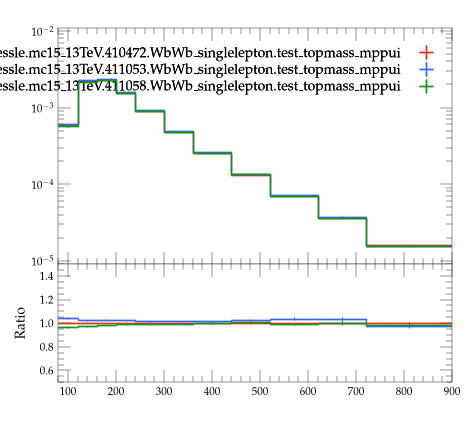

The Python source for this figure:
#! /usr/bin/env python3

# This Python script was auto-generated using YODA v2.1.2.
# Analysis object: /WbWb_singlelepton/m_minimax
# Timestamp: 07-08-2026 (09:26:45)

import matplotlib as mpl
import matplotlib.pyplot as plt
mpl.use('Agg') # comment out for interactive use
import os
import numpy as np
from numpy import nan, inf

plotDir = os.path.split(os.path.realpath(__file__))[0]
if 'YODA_USER_PLOT_PATH' in globals():
    plot_outdir = globals()['YODA_USER_PLOT_PATH']
else:
    plot_outdir = plotDir

#plot style
plt.style.use(os.path.join(plotDir, '../default.mplstyle'))
# plot metadata
figW, figH = plt.rcParams['figure.figsize']
ax_xLabel = ''
ax_yLabel = ''
ax_title  = ''
ax_xScale = 'linear'
ax_yScale = 'log'
xLims = (80.0, 900.0)
yLims = (9e-06, 0.011000000000000001)

# TeX-friendly labels for the legend
labels = {
  'legend' : ([ r"user.johessle.mc15\_13TeV.410472.WbWb\_singlelepton.test\_topmass\_mppui", r"user.johessle.mc15\_13TeV.411053.WbWb\_singlelepton.test\_topmass\_mppui", r"user.johessle.mc15\_13TeV.411058.WbWb\_singlelepton.test\_topmass\_mppui" ], r""),
}

# Adjust canvas width and height
canvasW = 10.0
canvasH = 9.0
figW *= canvasW/10.
figH *= canvasH/9.

# Create figure and axis objects
fig, (ax, ratio0_ax) = plt.subplots(2, 1, sharex=True,
                  figsize=(figW,figH), gridspec_kw={'height_ratios': (6.0, 3.0)})

# Set figure margins
plt.subplots_adjust(
    left   = 1.0 * plt.rcParams['figure.subplot.left'],
    right  = 1.0 * plt.rcParams['figure.subplot.right'],
    top    = 1.0 * plt.rcParams['figure.subplot.top'],
    bottom = 1.0 * plt.rcParams['figure.subplot.bottom'])

ratio0_ax.yaxis.set_major_locator(mpl.ticker.MultipleLocator(0.2))
ratio0_ax.set_ylim(0.5, 1.4999)
ratio0_ax.set_ylabel('Ratio')

# the numerical data is stored in a separate file
dataf = dict()
prefix = os.path.split(__file__)[0]
if prefix:    prefix = prefix + '/'
exec(open(prefix+'m_minimax__data.py').read(), dataf)


legend_handles = dict() # keep track of handles for the legend

# style options for curves
# starts at zorder>=5 to draw curve on top of legend
styles = {
  'user.johessle.mc15_13TeV.410472.WbWb_singlelepton.test_topmass_mppui.yoda': {
    'color' : '#EE3311',
    'linestyle' : '-',
    'lineopacity' : 1.0,
    'linewidth' : 1,
    'marker' : 'none',
    'markersize' : 2,
    'capsize' : 0.0,
    'zorder' : 5,
    'histstyle' : 1,
    'drawstyle' : 'steps-pre',
    'xerrorbars' : 1,
    'yerrorbars' : 1,
    'fillcolor' : None,
    'fillopacity' : 1.0,
    'ratio0_linestyle' : '-',
    'ratio0_lineopacity' : 1.0,
    'ratio0_linewidth' : 1,
    'ratio0_marker' : 'none',
    'ratio0_markersize' : 2,
    'ratio0_capsize' : 0.0,
    'ratio0_zorder' : 5,
    'ratio0_histstyle' : 1,
    'ratio0_drawstyle' : 'steps-pre',
    'ratio0_xerrorbars' : 1,
    'ratio0_yerrorbars' : 1,
  },
  'user.johessle.mc15_13TeV.411053.WbWb_singlelepton.test_topmass_mppui.yoda': {
    'color' : '#3366FF',
    'linestyle' : '-',
    'lineopacity' : 1.0,
    'linewidth' : 1,
    'marker' : 'none',
    'markersize' : 2,
    'capsize' : 0.0,
    'zorder' : 6,
    'histstyle' : 1,
    'drawstyle' : 'steps-pre',
    'xerrorbars' : 1,
    'yerrorbars' : 1,
    'fillcolor' : None,
    'fillopacity' : 1.0,
    'ratio0_linestyle' : '-',
    'ratio0_lineopacity' : 1.0,
    'ratio0_linewidth' : 1,
    'ratio0_marker' : 'none',
    'ratio0_markersize' : 2,
    'ratio0_capsize' : 0.0,
    'ratio0_zorder' : 6,
    'ratio0_histstyle' : 1,
    'ratio0_drawstyle' : 'steps-pre',
    'ratio0_xerrorbars' : 1,
    'ratio0_yerrorbars' : 1,
  },
  'user.johessle.mc15_13TeV.411058.WbWb_singlelepton.test_topmass_mppui.yoda': {
    'color' : '#109618',
    'linestyle' : '-',
    'lineopacity' : 1.0,
    'linewidth' : 1,
    'marker' : 'none',
    'markersize' : 2,
    'capsize' : 0.0,
    'zorder' : 7,
    'histstyle' : 1,
    'drawstyle' : 'steps-pre',
    'xerrorbars' : 1,
    'yerrorbars' : 1,
    'fillcolor' : None,
    'fillopacity' : 1.0,
    'ratio0_linestyle' : '-',
    'ratio0_lineopacity' : 1.0,
    'ratio0_linewidth' : 1,
    'ratio0_marker' : 'none',
    'ratio0_markersize' : 2,
    'ratio0_capsize' : 0.0,
    'ratio0_zorder' : 7,
    'ratio0_histstyle' : 1,
    'ratio0_drawstyle' : 'steps-pre',
    'ratio0_xerrorbars' : 1,
    'ratio0_yerrorbars' : 1,
  },
}

# curve from input yoda files in main panel
for label, yvals in dataf['yvals'].items():
    if all(np.isnan(v) for v in dataf['yvals'][label]):
        continue
    tmp = None
    if styles[label]['histstyle']: # draw as histogram
        xpos = dataf['xedges'][label] if styles[label]['drawstyle'] else dataf['xpoints'][label]
        ypos = np.insert(yvals, 0, yvals[0]) if styles[label]['drawstyle'] else yvals
        if styles[label]['fillcolor']: # fill area below curve
            ax.fill_between(xpos, ypos, step='pre',
                            color=styles[label]['fillcolor'],
                            alpha=styles[label]['fillopacity'])
        tmp, = ax.plot(xpos, ypos,
                       color=styles[label]['color'],
                       linestyle=styles[label]['linestyle'],
                       alpha=styles[label]['lineopacity'],
                       linewidth=styles[label]['linewidth'],
                       drawstyle=styles[label]['drawstyle'], solid_joinstyle='miter',
                       zorder=styles[label]['zorder'], label=label)
    tmp = ax.errorbar(dataf['xpoints'][label], yvals,
                      xerr=np.array(dataf['xerrs'][label])*styles[label]['xerrorbars'],
                      yerr=np.array(dataf['yerrs'][label])*styles[label]['yerrorbars'],
                      fmt=styles[label]['marker'], capsize=styles[label]['capsize'],
                      alpha=styles[label]['lineopacity'],
                      markersize=styles[label]['markersize'],
                      ecolor=styles[label]['color'],
                      color=styles[label]['color'], zorder=styles[label]['zorder'])
    tmp[-1][0].set_linestyle(styles[label]['linestyle'])
    tmp[-1][0].set_linewidth(styles[label]['linewidth'])
    if label in dataf['add_legend_handle']:  legend_handles[label] = tmp
    for varLabel in dataf['variation_yvals'].keys():
        if varLabel.startswith(label):
            tmp, = ax.plot(dataf['xedges'][label], dataf['variation_yvals'][varLabel],
                           color=styles[label]['color'],
                           linestyle=styles[label]['linestyle'],
                           linewidth=styles[label]['linewidth'],
                           drawstyle='steps-pre', solid_joinstyle='miter',
                           zorder=styles[label]['zorder'], alpha=0.5)


# plots on ratio panel
# curve from input yoda files in ratio panel
for label, yvals in dataf['ratio0_yvals'].items():
    if all(np.isnan(v) for v in yvals):
        continue
    if styles[label]['ratio0_histstyle']: # plot as histogram
        xpos = dataf['xedges']['user.johessle.mc15_13TeV.410472.WbWb_singlelepton.test_topmass_mppui.yoda'] if styles[label]['ratio0_drawstyle'] else dataf['xpoints']['user.johessle.mc15_13TeV.410472.WbWb_singlelepton.test_topmass_mppui.yoda']
        ypos = np.insert(yvals, 0, yvals[0]) if styles[label]['ratio0_drawstyle'] else yvals
        ratio0_ax.plot(xpos, ypos,
                       color=styles[label]['color'],
                       linewidth=styles[label]['linewidth'],
                       linestyle=styles[label]['ratio0_linestyle'],
                       alpha=styles[label]['ratio0_lineopacity'],
                       drawstyle=styles[label]['ratio0_drawstyle'], zorder=styles[label]['zorder'],
                       solid_joinstyle='miter')
    tmp = ratio0_ax.errorbar(dataf['xpoints']['user.johessle.mc15_13TeV.410472.WbWb_singlelepton.test_topmass_mppui.yoda'], yvals,
                             xerr=np.array(dataf['ref_xerrs'])*styles[label]['ratio0_xerrorbars'],
                             yerr=np.array(dataf['ratio0_yerrs'][label])*styles[label]['ratio0_yerrorbars'],
                             fmt=styles[label]['ratio0_marker'], capsize=styles[label]['ratio0_capsize'],
                             alpha=styles[label]['ratio0_lineopacity'],
                             markersize=styles[label]['ratio0_markersize'],
                             ecolor=styles[label]['color'],
                             color=styles[label]['color'])
    tmp[-1][0].set_linestyle(styles[label]['ratio0_linestyle'])
    tmp[-1][0].set_linewidth(styles[label]['ratio0_linewidth'])

    for varlabel in dataf['ratio0_variation_vals'].keys():
        if varlabel.startswith(label):
            ratio0_ax.plot(dataf['xedges']['user.johessle.mc15_13TeV.410472.WbWb_singlelepton.test_topmass_mppui.yoda'],
                            dataf['ratio0_variation_vals'][varlabel],
                            color=styles[label]['color'],
                            linestyle=styles[label]['linestyle'],
                            linewidth=styles[label]['linewidth'],
                            drawstyle='steps-pre', solid_joinstyle='miter',
                            zorder=1, alpha=0.5)

legend_items = list(legend_handles.values())
ax.add_artist(ax.legend(legend_items,
                        labels['legend'][0],
                        title=labels['legend'][1],
                        alignment='right',
                        loc='upper right',
                        bbox_to_anchor=(1.0, 0.97),markerfirst=False))

# set plot metadata as defined above
ratio0_ax.set_xlabel(ax_xLabel)
ratio0_ax.xaxis.set_label_coords(1., -0.15)
ax.set_ylabel(ax_yLabel, ha='right', va='top')
ax.yaxis.set_label_coords(-0.11, 1.0)
ax.set_title(ax_title, loc='left')
ax.set_xscale(ax_xScale)
ax.set_yscale(ax_yScale)
ratio0_ax.set_yscale('linear')
ax.set_xlim(xLims)
ax.set_ylim(yLims)

# tick formatting
plt.rcParams['xtick.top'] = True
plt.rcParams['ytick.right'] = True
ax.yaxis.set_major_locator(mpl.ticker.LogLocator(base=10.0, numticks=np.inf))
ax.yaxis.set_minor_locator(mpl.ticker.LogLocator(
                           base=10.0, subs=np.arange(0.1, 1, 0.1), numticks=np.inf))
fig.align_ylabels((ax, ratio0_ax))
plt.savefig(os.path.join(plot_outdir, 'm_minimax.pdf'), format='PDF')
plt.savefig(os.path.join(plot_outdir, 'm_minimax.png'), format='PNG')

plt.close(fig)
